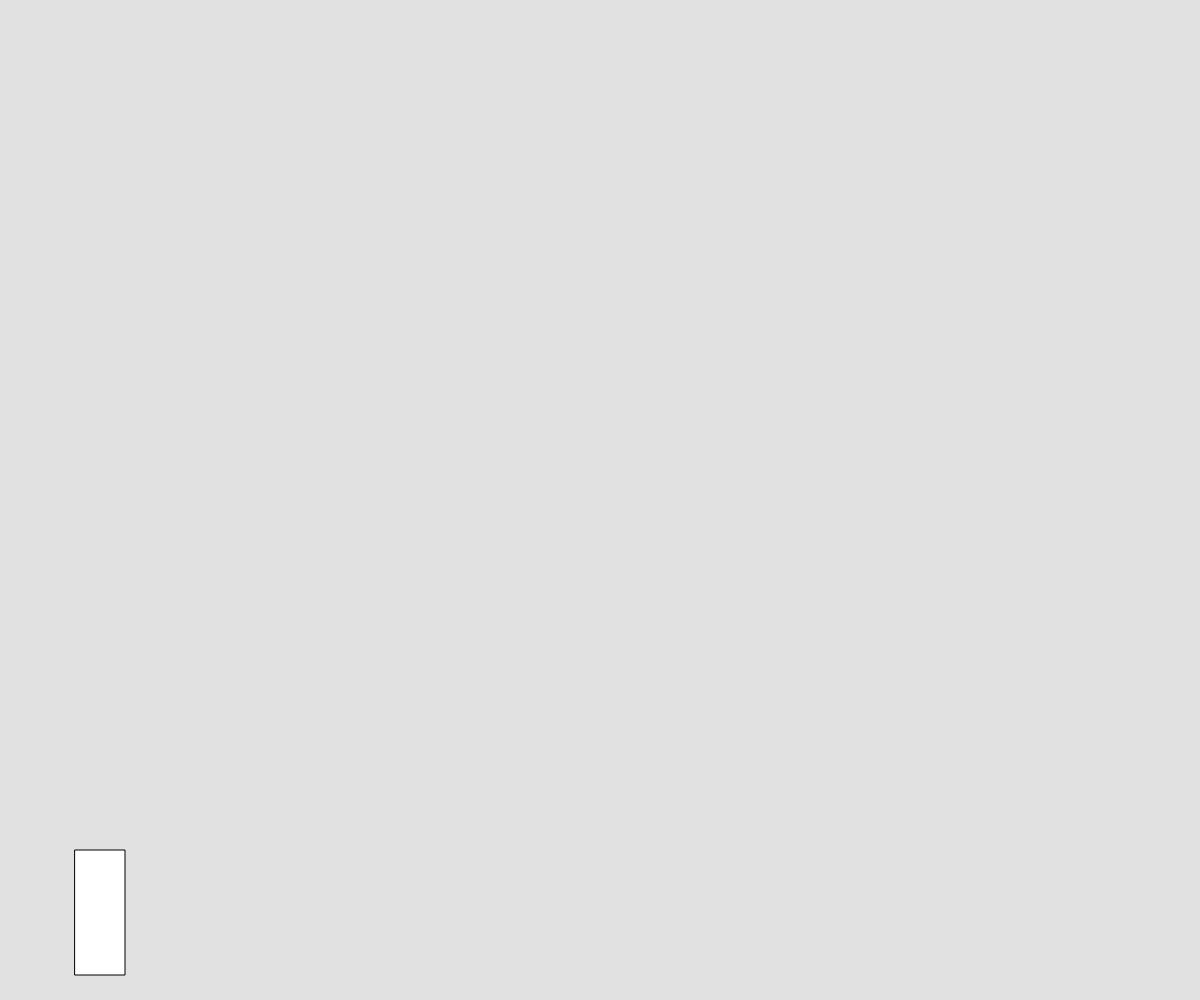
Frame 1 (no input)
Frame 60 (no input): identical to frame 1, image omitted
Frame 120 (the mouse pressed at the canvas centre since frame 60): identical to frame 1, image omitted

The p5.js sketch that drew this single still picture (run headless with seeded random() and noise() and a simulated clock; from frame 60 on, the mouse is pressed at the canvas centre):

// p5.js sketch
// ── sketch.js
// CannonBall

let x, y, rectW, rectH; 

function setup() {
  createCanvas(windowWidth, windowHeight);
  x = 75; 
  y = height - 150; 
  rectW = 50;
  rectH = 125;
}

function draw() {
  background(225);
  displayCannon(); 
}

function displayCannon() {
  translate(x, y);
  rect(0, 0, rectW, rectH);
  let angle = atan2(mouseY - y, mouseX - x);
  let r = -0;
  let dx = r * cos(angle);
  let dy = r * sin(angle);

  if (mouseIsPressed) {
    let eX = x;
    let eY = y;
    ellipse(eX, eY, 30, 30)
    eX += dx;
    eX += dy;
  }
}
